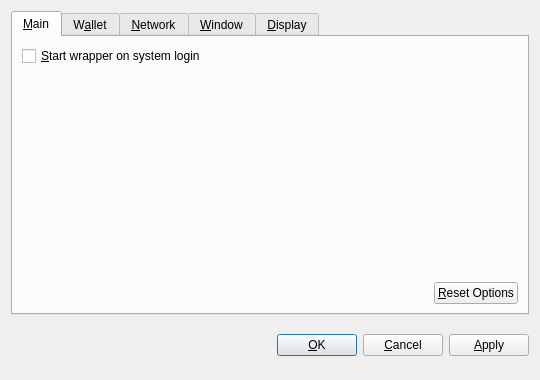
<?xml version="1.0" encoding="UTF-8"?>
<ui version="4.0">
 <class>OptionsDialog</class>
 <widget class="QDialog" name="OptionsDialog">
  <property name="geometry">
   <rect>
    <x>0</x>
    <y>0</y>
    <width>540</width>
    <height>380</height>
   </rect>
  </property>
  <property name="windowTitle">
   <string>Options</string>
  </property>
  <property name="modal">
   <bool>true</bool>
  </property>
  <layout class="QVBoxLayout" name="verticalLayout">
   <item>
    <widget class="QTabWidget" name="tabWidget">
     <property name="tabPosition">
      <enum>QTabWidget::North</enum>
     </property>
     <property name="currentIndex">
      <number>0</number>
     </property>
     <widget class="QWidget" name="tabMain">
      <attribute name="title">
       <string>&amp;Main</string>
      </attribute>
      <layout class="QVBoxLayout" name="verticalLayout_Main">
       <item>
        <widget class="QCheckBox" name="bitcoinAtStartup">
         <property name="toolTip">
          <string>Automatically start wrapper after logging in to the system.</string>
         </property>
         <property name="text">
          <string>&amp;Start wrapper on system login</string>
         </property>
        </widget>
       </item>
       <item>
        <spacer name="verticalSpacer_Main">
         <property name="orientation">
          <enum>Qt::Vertical</enum>
         </property>
         <property name="sizeHint" stdset="0">
          <size>
           <width>20</width>
           <height>40</height>
          </size>
         </property>
        </spacer>
       </item>
       <item>
        <layout class="QHBoxLayout" name="horizontalLayout_2_Main">
         <item>
          <spacer name="horizontalSpacer_2_Main">
           <property name="orientation">
            <enum>Qt::Horizontal</enum>
           </property>
           <property name="sizeHint" stdset="0">
            <size>
             <width>40</width>
             <height>20</height>
            </size>
           </property>
          </spacer>
         </item>
         <item>
          <widget class="QPushButton" name="resetButton">
           <property name="toolTip">
            <string>Reset all client options to default.</string>
           </property>
           <property name="text">
            <string>&amp;Reset Options</string>
           </property>
           <property name="autoDefault">
            <bool>false</bool>
           </property>
          </widget>
         </item>
        </layout>
       </item>
      </layout>
     </widget>
     <widget class="QWidget" name="tabWallet">
      <attribute name="title">
       <string>W&amp;allet</string>
      </attribute>
      <layout class="QVBoxLayout" name="verticalLayout_Network">
       <item>
        <widget class="QLabel" name="transactionFeeInfoLabel">
         <property name="text">
          <string>Optional transaction fee per kB that helps make sure your transactions are processed quickly. Most transactions are 1 kB.</string>
         </property>
         <property name="textFormat">
          <enum>Qt::PlainText</enum>
         </property>
         <property name="wordWrap">
          <bool>true</bool>
         </property>
        </widget>
       </item>
       <item>
        <layout class="QHBoxLayout" name="horizontalLayout_1_Main">
         <item>
          <widget class="QLabel" name="transactionFeeLabel">
           <property name="text">
            <string>Pay transaction &amp;fee</string>
           </property>
           <property name="textFormat">
            <enum>Qt::PlainText</enum>
           </property>
           <property name="buddy">
            <cstring>transactionFee</cstring>
           </property>
          </widget>
         </item>
         <item>
          <widget class="BitcoinAmountField" name="transactionFee"/>
         </item>
         <item>
          <spacer name="horizontalSpacer_1_Main">
           <property name="orientation">
            <enum>Qt::Horizontal</enum>
           </property>
           <property name="sizeHint" stdset="0">
            <size>
             <width>40</width>
             <height>20</height>
            </size>
           </property>
          </spacer>
         </item>
        </layout>
       </item>
       <item>
        <widget class="QLabel" name="label">
         <property name="text">
          <string>If you disable the spending of unconfirmed change, the change from a transaction cannot be used until that transaction has at least one confirmation. This also affects how your balance is computed.</string>
         </property>
         <property name="wordWrap">
          <bool>true</bool>
         </property>
        </widget>
       </item>
       <item>
        <widget class="QCheckBox" name="spendZeroConfChange">
         <property name="text">
          <string>Spend unconfirmed change  (experts only)</string>
         </property>
        </widget>
       </item>
       <item>
        <spacer name="verticalSpacer">
         <property name="orientation">
          <enum>Qt::Vertical</enum>
         </property>
         <property name="sizeHint" stdset="0">
          <size>
           <width>20</width>
           <height>40</height>
          </size>
         </property>
        </spacer>
       </item>
      </layout>
     </widget>
     <widget class="QWidget" name="tabNetwork">
      <attribute name="title">
       <string>&amp;Network</string>
      </attribute>
      <layout class="QVBoxLayout" name="verticalLayout_Network">
       <item>
        <widget class="QCheckBox" name="mapPortUpnp">
         <property name="toolTip">
          <string>Automatically open the wrapper client port on the router. This only works when your router supports UPnP and it is enabled.</string>
         </property>
         <property name="text">
          <string>Map port using &amp;UPnP</string>
         </property>
        </widget>
       </item>
       <item>
        <widget class="QCheckBox" name="connectSocks">
         <property name="toolTip">
          <string>Connect to the wrapper network through a SOCKS proxy (e.g. when connecting through Tor).</string>
         </property>
         <property name="text">
          <string>&amp;Connect through SOCKS proxy:</string>
         </property>
        </widget>
       </item>
       <item>
        <layout class="QHBoxLayout" name="horizontalLayout_Network">
         <item>
          <widget class="QLabel" name="proxyIpLabel">
           <property name="text">
            <string>Proxy &amp;IP:</string>
           </property>
           <property name="textFormat">
            <enum>Qt::PlainText</enum>
           </property>
           <property name="buddy">
            <cstring>proxyIp</cstring>
           </property>
          </widget>
         </item>
         <item>
          <widget class="QValidatedLineEdit" name="proxyIp">
           <property name="maximumSize">
            <size>
             <width>140</width>
             <height>16777215</height>
            </size>
           </property>
           <property name="toolTip">
            <string>IP address of the proxy (e.g. 127.0.0.1)</string>
           </property>
          </widget>
         </item>
         <item>
          <widget class="QLabel" name="proxyPortLabel">
           <property name="text">
            <string>&amp;Port:</string>
           </property>
           <property name="textFormat">
            <enum>Qt::PlainText</enum>
           </property>
           <property name="buddy">
            <cstring>proxyPort</cstring>
           </property>
          </widget>
         </item>
         <item>
          <widget class="QLineEdit" name="proxyPort">
           <property name="maximumSize">
            <size>
             <width>55</width>
             <height>16777215</height>
            </size>
           </property>
           <property name="toolTip">
            <string>Port of the proxy (e.g. 9050)</string>
           </property>
          </widget>
         </item>
         <item>
          <widget class="QLabel" name="socksVersionLabel">
           <property name="text">
            <string>SOCKS &amp;Version:</string>
           </property>
           <property name="textFormat">
            <enum>Qt::PlainText</enum>
           </property>
           <property name="buddy">
            <cstring>socksVersion</cstring>
           </property>
          </widget>
         </item>
         <item>
          <widget class="QValueComboBox" name="socksVersion">
           <property name="toolTip">
            <string>SOCKS version of the proxy (e.g. 5)</string>
           </property>
          </widget>
         </item>
         <item>
          <spacer name="horizontalSpacer_Network">
           <property name="orientation">
            <enum>Qt::Horizontal</enum>
           </property>
           <property name="sizeHint" stdset="0">
            <size>
             <width>40</width>
             <height>20</height>
            </size>
           </property>
          </spacer>
         </item>
        </layout>
       </item>
       <item>
        <spacer name="verticalSpacer_Network">
         <property name="orientation">
          <enum>Qt::Vertical</enum>
         </property>
         <property name="sizeHint" stdset="0">
          <size>
           <width>20</width>
           <height>40</height>
          </size>
         </property>
        </spacer>
       </item>
      </layout>
     </widget>
     <widget class="QWidget" name="tabWindow">
      <attribute name="title">
       <string>&amp;Window</string>
      </attribute>
      <layout class="QVBoxLayout" name="verticalLayout_Window">
       <item>
        <widget class="QCheckBox" name="minimizeToTray">
         <property name="toolTip">
          <string>Show only a tray icon after minimizing the window.</string>
         </property>
         <property name="text">
          <string>&amp;Minimize to the tray instead of the taskbar</string>
         </property>
        </widget>
       </item>
       <item>
        <widget class="QCheckBox" name="minimizeOnClose">
         <property name="toolTip">
          <string>Minimize instead of exit the application when the window is closed. When this option is enabled, the application will be closed only after selecting Quit in the menu.</string>
         </property>
         <property name="text">
          <string>M&amp;inimize on close</string>
         </property>
        </widget>
       </item>
       <item>
        <spacer name="verticalSpacer_Window">
         <property name="orientation">
          <enum>Qt::Vertical</enum>
         </property>
         <property name="sizeHint" stdset="0">
          <size>
           <width>20</width>
           <height>40</height>
          </size>
         </property>
        </spacer>
       </item>
      </layout>
     </widget>
     <widget class="QWidget" name="tabDisplay">
      <attribute name="title">
       <string>&amp;Display</string>
      </attribute>
      <layout class="QVBoxLayout" name="verticalLayout_Display">
       <item>
        <layout class="QHBoxLayout" name="horizontalLayout_1_Display">
         <item>
          <widget class="QLabel" name="langLabel">
           <property name="text">
            <string>User Interface &amp;language:</string>
           </property>
           <property name="textFormat">
            <enum>Qt::PlainText</enum>
           </property>
           <property name="buddy">
            <cstring>lang</cstring>
           </property>
          </widget>
         </item>
         <item>
          <widget class="QValueComboBox" name="lang">
           <property name="toolTip">
            <string>The user interface language can be set here. This setting will take effect after restarting wrapper.</string>
           </property>
          </widget>
         </item>
        </layout>
       </item>
       <item>
        <layout class="QHBoxLayout" name="horizontalLayout_2_Display">
         <item>
          <widget class="QLabel" name="unitLabel">
           <property name="text">
            <string>&amp;Unit to show amounts in:</string>
           </property>
           <property name="textFormat">
            <enum>Qt::PlainText</enum>
           </property>
           <property name="buddy">
            <cstring>unit</cstring>
           </property>
          </widget>
         </item>
         <item>
          <widget class="QValueComboBox" name="unit">
           <property name="toolTip">
            <string>Choose the default subdivision unit to show in the interface and when sending coins.</string>
           </property>
          </widget>
         </item>
        </layout>
       </item>
       <item>
        <widget class="QCheckBox" name="displayAddresses">
         <property name="toolTip">
          <string>Whether to show wrapper addresses in the transaction list or not.</string>
         </property>
         <property name="text">
          <string>&amp;Display addresses in transaction list</string>
         </property>
        </widget>
       </item>
       <item>
        <widget class="QCheckBox" name="coinControlFeatures">
         <property name="toolTip">
          <string>Whether to show coin control features or not.</string>
         </property>
         <property name="text">
          <string>Display coin &amp;control features (experts only!)</string>
         </property>
        </widget>
       </item>
       <item>
        <spacer name="verticalSpacer_Display">
         <property name="orientation">
          <enum>Qt::Vertical</enum>
         </property>
         <property name="sizeHint" stdset="0">
          <size>
           <width>20</width>
           <height>40</height>
          </size>
         </property>
        </spacer>
       </item>
      </layout>
     </widget>
    </widget>
   </item>
   <item>
    <layout class="QHBoxLayout" name="horizontalLayout_Buttons">
     <item>
      <spacer name="horizontalSpacer_1">
       <property name="orientation">
        <enum>Qt::Horizontal</enum>
       </property>
       <property name="sizeHint" stdset="0">
        <size>
         <width>40</width>
         <height>48</height>
        </size>
       </property>
      </spacer>
     </item>
     <item>
      <widget class="QLabel" name="statusLabel">
       <property name="font">
        <font>
         <weight>75</weight>
         <bold>true</bold>
        </font>
       </property>
       <property name="text">
        <string/>
       </property>
       <property name="textFormat">
        <enum>Qt::PlainText</enum>
       </property>
       <property name="wordWrap">
        <bool>true</bool>
       </property>
      </widget>
     </item>
     <item>
      <spacer name="horizontalSpacer_2">
       <property name="orientation">
        <enum>Qt::Horizontal</enum>
       </property>
       <property name="sizeHint" stdset="0">
        <size>
         <width>40</width>
         <height>48</height>
        </size>
       </property>
      </spacer>
     </item>
     <item>
      <widget class="QPushButton" name="okButton">
       <property name="text">
        <string>&amp;OK</string>
       </property>
      </widget>
     </item>
     <item>
      <widget class="QPushButton" name="cancelButton">
       <property name="text">
        <string>&amp;Cancel</string>
       </property>
       <property name="autoDefault">
        <bool>false</bool>
       </property>
      </widget>
     </item>
     <item>
      <widget class="QPushButton" name="applyButton">
       <property name="text">
        <string>&amp;Apply</string>
       </property>
       <property name="autoDefault">
        <bool>false</bool>
       </property>
      </widget>
     </item>
    </layout>
   </item>
  </layout>
 </widget>
 <customwidgets>
  <customwidget>
   <class>BitcoinAmountField</class>
   <extends>QSpinBox</extends>
   <header>bitcoinamountfield.h</header>
  </customwidget>
  <customwidget>
   <class>QValueComboBox</class>
   <extends>QComboBox</extends>
   <header>qvaluecombobox.h</header>
  </customwidget>
  <customwidget>
   <class>QValidatedLineEdit</class>
   <extends>QLineEdit</extends>
   <header>qvalidatedlineedit.h</header>
  </customwidget>
 </customwidgets>
 <resources/>
 <connections/>
</ui>
